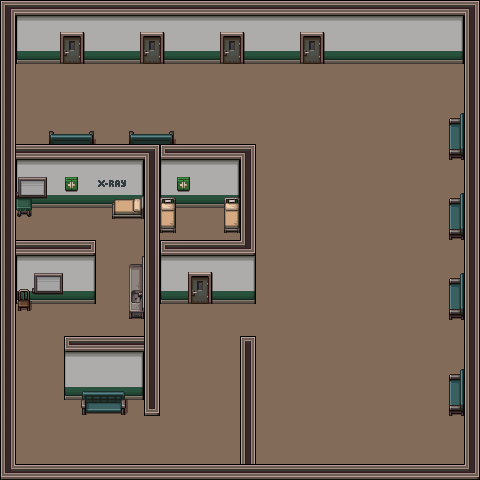

Rendered tile map (Tiled .tmx) drawn with the repository's tilesets; below, a short description and the map source with its tile grids summarised:
An orthogonal 30x30 tile map with 16x16 px tiles, 5 tile layers (floor, walls, ceiling, decoration 1, ...), 4 tilesets.

<map version="1.0" tiledversion="1.1.6" orientation="orthogonal" renderorder="right-down" width="30" height="30" tilewidth="16" tileheight="16" infinite="0" nextobjectid="1">
 <tileset firstgid="1" source="../../tiled sheets/TileA5_PHC_Interior-Hospital.tsx" />
 <tileset firstgid="129" source="../../tiled sheets/TileA4_PHC_Interior-Hospital.tsx" />
 <tileset firstgid="497" source="../../tiled sheets/Hospital Floor.tsx" />
 <tileset firstgid="529" source="../../tiled sheets/TileB_PHC_Interior-Hospital.tsx" />
 <layer name="floor" width="30" height="30" opacity="0.9">
  <data>[900 cells, 900 non-empty, 1 distinct tile ids]</data>
 </layer>
 <layer name="walls" width="30" height="30">
  <data>[900 cells, 114 non-empty, 8 distinct tile ids]</data>
 </layer>
 <layer name="ceiling" width="30" height="30">
  <data>[900 cells, 233 non-empty, 15 distinct tile ids]</data>
 </layer>
 <layer name="decoration 1" width="30" height="30">
  <data>[900 cells, 68 non-empty, 27 distinct tile ids]</data>
 </layer>
 <layer name="decoration 2" width="30" height="30">
  <data>[900 cells, 16 non-empty, 13 distinct tile ids]</data>
 </layer>
</map>
